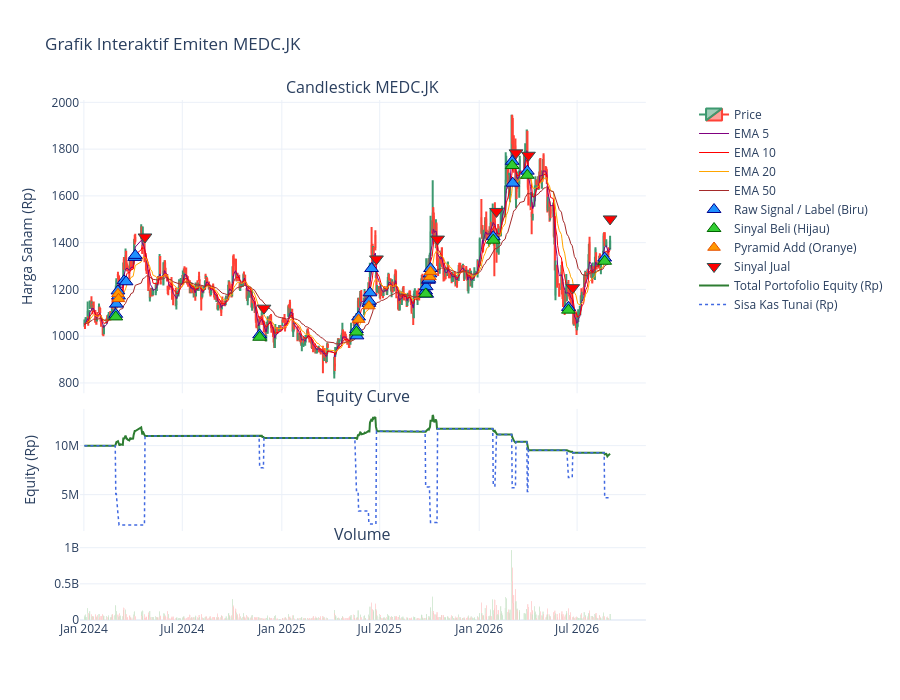

The notebook cell this image was saved under:
### Code cell
# Menampilkan grafik interaktif yang berisi Candlestick, Volume, dan Hasil Prediksi
plot_interactive_candlestick(
    df=df,               # Dataframe OHLCV saham (sesuaikan nama variabel jika berbeda)
    ticker_name=ticker_target,
    start_date="2024-01-01",  # Opsional: sesuaikan rentang zoom awal jika diperlukan
    end_date="2026-08-31",
    predictions_df=backtester.predictions_df,  # Ambil data dari objek backtester
    df_equity=df_equity_curve,           # Diambil dari output run_backtest()
    df_trades=df_trades_result,                 # Diambil dari output run_backtest()
    show_raw_buy_signals=True
)

### Figure 1 — Plotly figure (JSON) as saved in the notebook; plotly's stock layout.template omitted (floating-point values rounded to 4 significant figures; data arrays with more than 128 entries replaced by an {"elided": "..."} marker saying what was removed)
{"data": [{"close": {"elided": "627 float values"}, "high": {"elided": "627 float values"}, "low": {"elided": "627 float values"}, "name": "Price", "open": {"elided": "627 float values"}, "type": "candlestick", "x": {"elided": "627 str values"}, "xaxis": "x", "yaxis": "y"}, {"hovertemplate": "EMA 5: Rp%{y:,.0f}<extra></extra>", "line": {"color": "purple", "width": 1}, "mode": "lines", "name": "EMA 5", "type": "scatter", "x": {"elided": "627 str values"}, "xaxis": "x", "y": {"elided": "627 float values"}, "yaxis": "y"}, {"hovertemplate": "EMA 10: Rp%{y:,.0f}<extra></extra>", "line": {"color": "red", "width": 1}, "mode": "lines", "name": "EMA 10", "type": "scatter", "x": {"elided": "627 str values"}, "xaxis": "x", "y": {"elided": "627 float values"}, "yaxis": "y"}, {"hovertemplate": "EMA 20: Rp%{y:,.0f}<extra></extra>", "line": {"color": "orange", "width": 1}, "mode": "lines", "name": "EMA 20", "type": "scatter", "x": {"elided": "627 str values"}, "xaxis": "x", "y": {"elided": "627 float values"}, "yaxis": "y"}, {"hovertemplate": "EMA 50: Rp%{y:,.0f}<extra></extra>", "line": {"color": "brown", "width": 1}, "mode": "lines", "name": "EMA 50", "type": "scatter", "x": {"elided": "627 str values"}, "xaxis": "x", "y": {"elided": "627 float values"}, "yaxis": "y"}, {"customdata": {"elided": "29x5 float values"}, "hovertemplate": "<b>Sinyal Beli (Prediksi)</b><br>Probabilitas Dip: %{customdata[0]:.2%} [Cond 1]<br>Return Pred: %{customdata[1]:.2%}<br>Risk Pred: %{customdata[2]:.2%}<br>RR Ratio: %{customdata[3]:.2f} [Cond 2]<br>Trend Slope: %{customdata[4]:.2%} [Cond 3]<br><extra></extra>", "marker": {"color": "dodgerblue", "line": {"color": "darkblue", "width": 1}, "size": 12, "symbol": "triangle-up"}, "mode": "markers", "name": "Raw Signal / Label (Biru)", "type": "scatter", "x": ["2024-02-29T00:00:00.000000000", "2024-03-01T00:00:00.000000000", "2024-03-04T00:00:00.000000000", "2024-03-05T00:00:00.000000000", "2024-03-15T00:00:00.000000000", "2024-03-19T00:00:00.000000000", "2024-04-04T00:00:00.000000000", "2024-04-05T00:00:00.000000000", "2024-11-21T00:00:00.000000000", "2025-05-19T00:00:00.000000000", "2025-05-20T00:00:00.000000000", "2025-05-23T00:00:00.000000000", "2025-06-11T00:00:00.000000000", "2025-06-12T00:00:00.000000000", "2025-06-13T00:00:00.000000000", "2025-06-16T00:00:00.000000000", "2025-09-24T00:00:00.000000000", "2025-09-25T00:00:00.000000000", "2025-09-26T00:00:00.000000000", "2025-09-29T00:00:00.000000000", "2025-09-30T00:00:00.000000000", "2025-10-02T00:00:00.000000000", "2025-10-03T00:00:00.000000000", "2026-01-27T00:00:00.000000000", "2026-03-03T00:00:00.000000000", "2026-03-04T00:00:00.000000000", "2026-03-31T00:00:00.000000000", "2026-06-15T00:00:00.000000000", "2026-08-21T00:00:00.000000000"], "xaxis": "x", "y": [1094.0, 1137.0, 1194.0, 1172.0, 1237.0, 1233.0, 1337.0, 1346.0, 1006.0, 1028.0, 1001.0, 1082.0, 1141.0, 1150.0, 1186.0, 1289.0, 1193.0, 1212.0, 1180.0, 1239.0, 1244.0, 1267.0, 1289.0, 1425.0, 1748.0, 1654.0, 1706.0, 1123.0, 1334.0], "yaxis": "y"}, {"hovertemplate": "%{text}<extra></extra>", "marker": {"color": "limegreen", "line": {"color": "darkgreen", "width": 1}, "size": 12, "symbol": "triangle-up"}, "mode": "markers", "name": "Sinyal Beli (Hijau)", "text": ["ID Transaksi: 1<br>Beli: 2024-02-29<br>Avg Entry: Rp1,191.25<br>Lot: 68 (Termasuk 2x Pyramid)<br>Total Modal: Rp8,100,518.81<br>TP: Rp1,225.00<br>SL: Rp1,135.39", "ID Transaksi: 2<br>Beli: 2024-11-21<br>Harga: Rp1,080.62<br>Lot: 30<br>Total Modal: Rp3,246,712.23<br>TP: Rp1,240.00<br>SL: Rp990.00", "ID Transaksi: 3<br>Beli: 2025-05-19<br>Avg Entry: Rp1,111.00<br>Lot: 79 (Termasuk 2x Pyramid)<br>Total Modal: Rp8,776,898.32<br>TP: Rp1,160.00<br>SL: Rp1,086.23", "ID Transaksi: 4<br>Beli: 2025-09-24<br>Avg Entry: Rp1,292.92<br>Lot: 72 (Termasuk 2x Pyramid)<br>Total Modal: Rp9,309,030.72<br>TP: Rp1,345.00<br>SL: Rp1,213.15", "ID Transaksi: 5<br>Beli: 2026-01-27<br>Harga: Rp1,538.40<br>Lot: 38<br>Total Modal: Rp5,854,694.54<br>TP: Rp1,655.00<br>SL: Rp1,455.00", "ID Transaksi: 6<br>Beli: 2026-03-03<br>Harga: Rp1,937.61<br>Lot: 28<br>Total Modal: Rp5,433,437.64<br>TP: Rp2,200.00<br>SL: Rp1,800.00", "ID Transaksi: 7<br>Beli: 2026-03-31<br>Harga: Rp1,874.32<br>Lot: 27<br>Total Modal: Rp5,068,250.56<br>TP: Rp2,030.00<br>SL: Rp1,760.00", "ID Transaksi: 8<br>Beli: 2026-06-15<br>Harga: Rp1,215.00<br>Lot: 23<br>Total Modal: Rp2,798,691.75<br>TP: Rp1,410.00<br>SL: Rp1,110.00", "ID Transaksi: 9<br>Beli: 2026-08-21<br>Harga: Rp1,440.00<br>Lot: 32<br>Total Modal: Rp4,614,912.00<br>TP: Rp1,555.00<br>SL: Rp1,360.00"], "type": "scatter", "x": ["2024-02-29T00:00:00.000000000", "2024-11-21T00:00:00.000000000", "2025-05-19T00:00:00.000000000", "2025-09-24T00:00:00.000000000", "2026-01-27T00:00:00.000000000", "2026-03-03T00:00:00.000000000", "2026-03-31T00:00:00.000000000", "2026-06-15T00:00:00.000000000", "2026-08-21T00:00:00.000000000"], "xaxis": "x", "y": [1082.0, 995.5, 1018.0, 1181.0, 1411.0, 1730.0, 1688.0, 1112.0, 1320.0], "yaxis": "y"}, {"hovertemplate": "%{text}<extra></extra>", "marker": {"color": "#FF9800", "line": {"color": "#E65100", "width": 1}, "size": 11, "symbol": "triangle-up"}, "mode": "markers", "name": "Pyramid Add (Oranye)", "text": ["ID Transaksi: 1 [Pyramid Add #1]<br>Tanggal: 2024-03-04<br>Harga Tambah: Rp1,261.55<br>Tambah Lot: +16<br>Modal Tambahan: Rp2,021,506.94", "ID Transaksi: 1 [Pyramid Add #2]<br>Tanggal: 2024-03-05<br>Harga Tambah: Rp1,257.03<br>Tambah Lot: +9<br>Modal Tambahan: Rp1,133,021.98", "ID Transaksi: 3 [Pyramid Add #1]<br>Tanggal: 2025-05-23<br>Harga Tambah: Rp1,155.46<br>Tambah Lot: +18<br>Modal Tambahan: Rp2,082,955.53", "ID Transaksi: 3 [Pyramid Add #2]<br>Tanggal: 2025-06-11<br>Harga Tambah: Rp1,206.92<br>Tambah Lot: +11<br>Modal Tambahan: Rp1,329,605.92", "ID Transaksi: 4 [Pyramid Add #1]<br>Tanggal: 2025-10-02<br>Harga Tambah: Rp1,333.65<br>Tambah Lot: +17<br>Modal Tambahan: Rp2,270,611.55", "ID Transaksi: 4 [Pyramid Add #2]<br>Tanggal: 2025-10-03<br>Harga Tambah: Rp1,347.94<br>Tambah Lot: +10<br>Modal Tambahan: Rp1,349,964.45"], "type": "scatter", "x": ["2024-03-04T00:00:00", "2024-03-05T00:00:00", "2025-05-23T00:00:00", "2025-06-11T00:00:00", "2025-10-02T00:00:00", "2025-10-03T00:00:00"], "xaxis": "x", "y": [1181.0, 1160.0, 1071.0, 1129.0, 1253.0, 1276.0], "yaxis": "y"}, {"hovertemplate": "%{text}<extra></extra>", "marker": {"color": "red", "line": {"color": "DarkSlateGrey", "width": 1}, "size": 12, "symbol": "triangle-down"}, "mode": "markers", "name": "Sinyal Jual", "text": ["ID Pembelian: 1<br>Jual: 2024-04-23<br>Harga: Rp1,338.42<br>Lot: 68 (Termasuk 2x Pyramid)<br>Alasan Jual: EMA 5/10 Cross<br>Profit: Rp977,971.10 (+12.07%)", "ID Pembelian: 2<br>Jual: 2024-11-29<br>Harga: Rp1,019.80<br>Lot: 30<br>Alasan Jual: Time-Stop<br>Profit: Rp-194,952.91 (-6.00%)", "ID Pembelian: 3<br>Jual: 2025-06-25<br>Harga: Rp1,200.29<br>Lot: 79 (Termasuk 2x Pyramid)<br>Alasan Jual: EMA 5/10 Cross<br>Profit: Rp681,671.87 (+7.77%)", "ID Pembelian: 4<br>Jual: 2025-10-16<br>Harga: Rp1,333.65<br>Lot: 72 (Termasuk 2x Pyramid)<br>Alasan Jual: EMA 5/10 Cross<br>Profit: Rp269,268.30 (+2.89%)", "ID Pembelian: 5<br>Jual: 2026-02-02<br>Harga: Rp1,387.48<br>Lot: 38<br>Alasan Jual: EMA 5/10 Cross<br>Profit: Rp-595,442.42 (-10.17%)", "ID Pembelian: 6<br>Jual: 2026-03-10<br>Harga: Rp1,679.58<br>Lot: 28<br>Alasan Jual: EMA 5/10 Cross<br>Profit: Rp-742,359.57 (-13.66%)", "ID Pembelian: 7<br>Jual: 2026-04-02<br>Harga: Rp1,562.74<br>Lot: 27<br>Alasan Jual: EMA 5/10 Cross<br>Profit: Rp-859,392.20 (-16.96%)", "ID Pembelian: 8<br>Jual: 2026-06-23<br>Harga: Rp1,110.00<br>Lot: 23<br>Alasan Jual: Stop Loss<br>Profit: Rp-252,074.25 (-9.01%)", "ID Pembelian: 9<br>Jual: 2026-08-31<br>Harga: Rp1,405.00<br>Lot: 32<br>Alasan Jual: Akhir Backtest<br>Profit: Rp-130,152.00 (-2.82%)"], "type": "scatter", "x": ["2024-04-23T00:00:00.000000000", "2024-11-29T00:00:00.000000000", "2025-06-25T00:00:00.000000000", "2025-10-16T00:00:00.000000000", "2026-02-02T00:00:00.000000000", "2026-03-10T00:00:00.000000000", "2026-04-02T00:00:00.000000000", "2026-06-23T00:00:00.000000000", "2026-08-31T00:00:00.000000000"], "xaxis": "x", "y": [1424.0, 1120.0, 1330.0, 1415.0, 1534.0, 1784.0, 1774.0, 1208.0, 1502.0], "yaxis": "y"}, {"line": {"color": "#2E7D32", "width": 2}, "mode": "lines", "name": "Total Portofolio Equity (Rp)", "type": "scatter", "x": {"elided": "627 str values"}, "xaxis": "x2", "y": {"elided": "627 float values"}, "yaxis": "y3"}, {"line": {"color": "royalblue", "dash": "dot", "width": 1.5}, "mode": "lines", "name": "Sisa Kas Tunai (Rp)", "type": "scatter", "x": {"elided": "627 str values"}, "xaxis": "x2", "y": {"elided": "627 float values"}, "yaxis": "y3"}, {"marker": {"color": {"elided": "627 str values"}}, "name": "Volume", "showlegend": false, "type": "bar", "x": {"elided": "627 str values"}, "xaxis": "x3", "y": {"elided": "627 float values"}, "yaxis": "y4"}], "layout": {"annotations": [{"font": {"size": 16}, "showarrow": false, "text": "Candlestick MEDC.JK", "x": 0.47, "xanchor": "center", "xref": "paper", "y": 1, "yanchor": "bottom", "yref": "paper"}, {"font": {"size": 16}, "showarrow": false, "text": "Equity Curve", "x": 0.47, "xanchor": "center", "xref": "paper", "y": 0.406, "yanchor": "bottom", "yref": "paper"}, {"font": {"size": 16}, "showarrow": false, "text": "Volume", "x": 0.47, "xanchor": "center", "xref": "paper", "y": 0.141, "yanchor": "bottom", "yref": "paper"}], "height": 700, "hovermode": "closest", "title": {"text": "Grafik Interaktif Emiten MEDC.JK"}, "xaxis": {"anchor": "y", "domain": [0, 0.94], "matches": "x3", "rangeslider": {"visible": false}, "showticklabels": false}, "xaxis2": {"anchor": "y3", "domain": [0, 0.94], "matches": "x3", "showticklabels": false}, "xaxis3": {"anchor": "y4", "domain": [0, 0.94]}, "yaxis": {"anchor": "x", "domain": [0.436, 1], "title": {"text": "Harga Saham (Rp)"}}, "yaxis2": {"anchor": "x", "overlaying": "y", "side": "right"}, "yaxis3": {"anchor": "x2", "domain": [0.171, 0.406], "title": {"text": "Equity (Rp)"}}, "yaxis4": {"anchor": "x3", "domain": [0, 0.141]}}}
